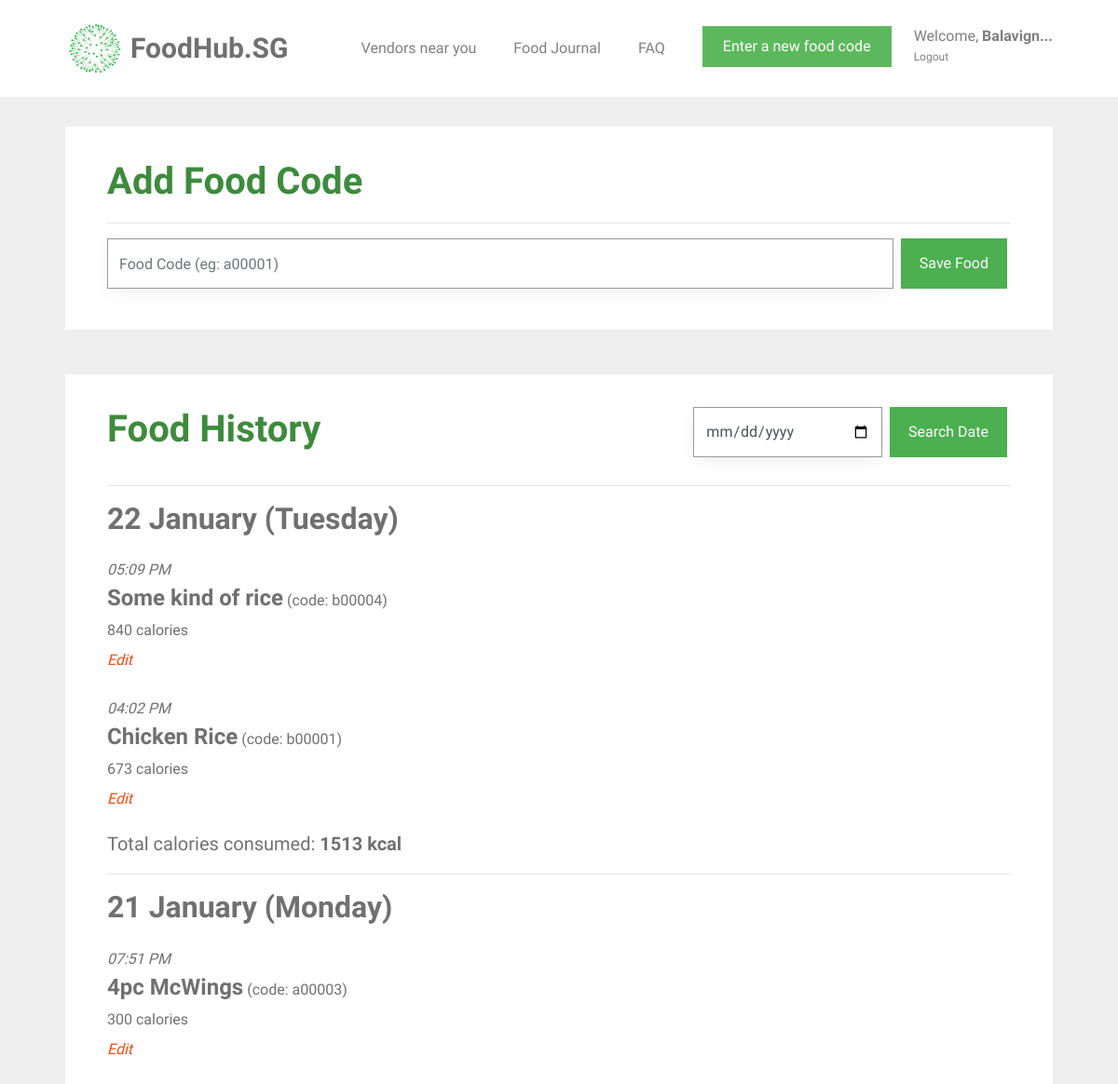
Page /food_journal (signed in, upper part) on the earlier database version.
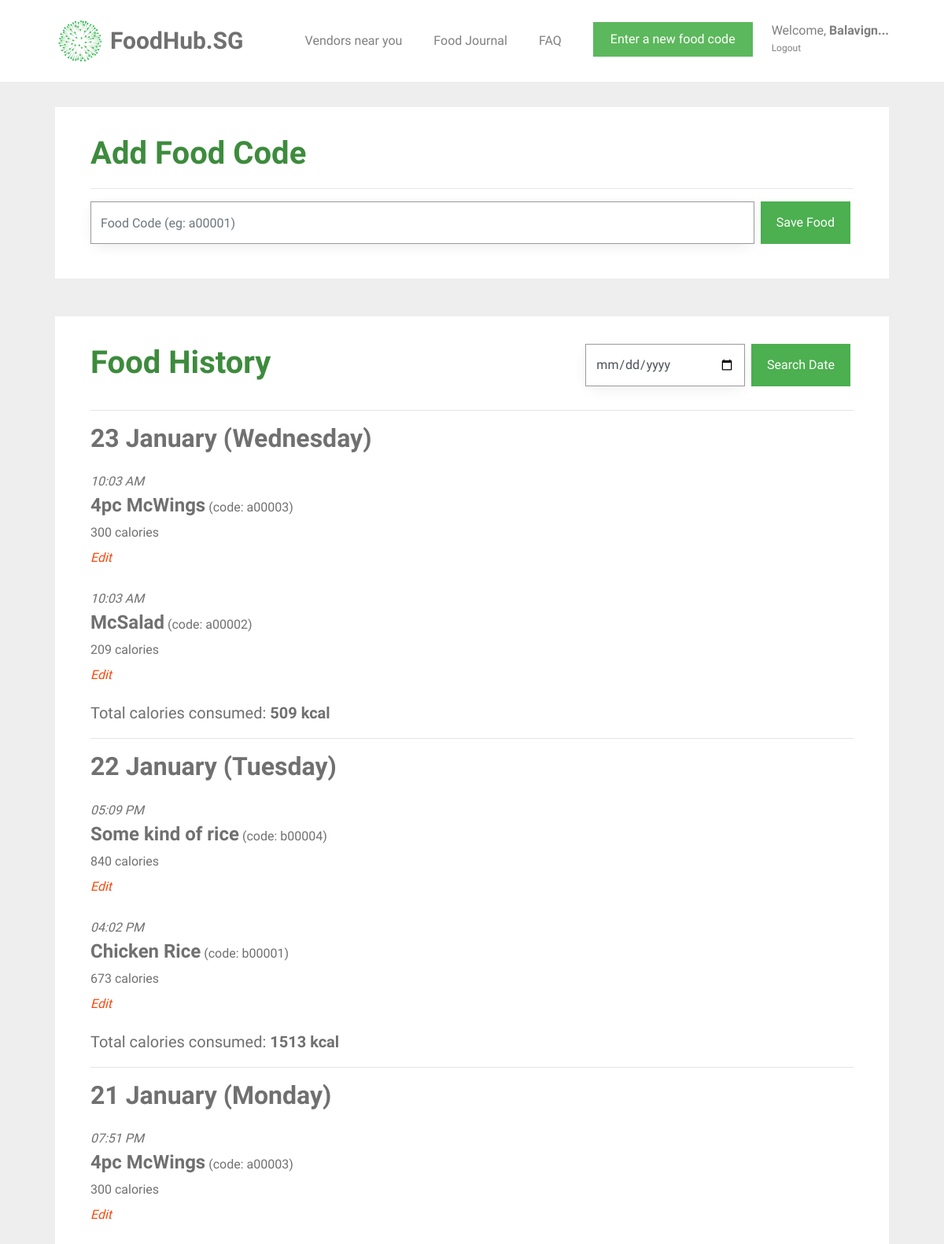
Same page on the later database version.
### tables this page shows
CREATE TABLE food_entry (
  id INTEGER PRIMARY KEY AUTOINCREMENT,
  creator_id INTEGER NOT NULL,
  created TIMESTAMP NOT NULL DEFAULT (datetime('now','localtime')),
  food_code VARCHAR(6) NOT NULL,
  food_name TEXT NOT NULL,
  calories INT NOT NULL,
  FOREIGN KEY (creator_id) REFERENCES user (id)
);

### foodhubsg/food.py (the view, shortened to what this page needs)
@bp.route('/food_journal', methods=('GET', 'POST'))
@login_required
def food_journal():
    db = get_db()
    food_items = db.execute(
        'SELECT f.id, creator_id, food_name, created, calories, food_code, email'
        ' FROM food_entry f JOIN user u ON f.creator_id = u.id'
        ' WHERE f.creator_id = ?'
        ' ORDER BY datetime(created) DESC',
        (g.user['id'],),
    ).fetchall()
    users = db.execute(
        'SELECT id, name, email, password, height, weight, location'
        ' FROM user'
        ' WHERE id = ?',
        (g.user['id'],),
    ).fetchall()
    user_info = ProcessUserInfo(food_items, users)
    info = user_info.get_info()
    return render_template('food/food_journal.html', food_items=info["food_items"],
                           food_dates=info["food_dates"], all_dates=info["all_dates"],
                           calories_list=info["calories_list"], name=info["name"],
                           weight=info["weight"], height=info["height"], bmi=info["bmi"],
                           user_average_calories=info["user_average_calories"],
                           number_of_days=info["number_of_days"], food_exists=info["food_exists"],
                           now=datetime.utcnow())

### foodhubsg/auth.py (called while the page is built)
def login_required(view):
    @functools.wraps(view)
    def wrapped_view(**kwargs):
        if g.user is None:
            return redirect(url_for('auth.login'))
        return view(**kwargs)
    return wrapped_view

@bp.before_app_request
def load_logged_in_user():
    user_id = session.get('user_id')
    if user_id is None:
        g.user = None
    else:
        g.user = get_db().execute(
            'SELECT * FROM user WHERE id = ?', (user_id,)
        ).fetchone()

### foodhubsg/classes.py (called while the page is built)
def remove_duplicates(values):
    output = []
    seen = set()
    for value in values:
        if value not in seen:
            output.append(value)
            seen.add(value)
    return output

    def get_area(self):
        return self.__area

### foodhubsg/db.py (called while the page is built)
def get_db():
    if 'db' not in g:
        g.db = sqlite3.connect(
            current_app.config['DATABASE'],
            detect_types=sqlite3.PARSE_DECLTYPES
        )
        g.db.row_factory = sqlite3.Row
    return g.db

### foodhubsg/templates/food/food_journal.html (shortened to what this page needs)
{% extends 'base.html' %}
{% block content %}
<div id="colorlib-container">
    <div class="container">
        <div class="box1">
        <div class="row row-pb-md">
            <div class="col-md-12">
                <form method="post">
                    <header id="summary-header">
                        <h1 class="font_color"><b>Add Food Code</b></h1>
                        <hr>
                    </header>
                    <div class="input-group">
                        <input name="code" id="code" class="form-control" value="{{ request.form['code'] }}" placeholder="Food Code (eg: a00001)" required>
                        <span class="input-group-btn">
                            <input type="submit" name="action" value="Save Food" class="btn btn-primary" style="background-color: #4CAF50; height: 54px; margin-left: 0.5em;">
                        </span>
                    </div>
                </form>
            </div>
        </div>
        </div>
        <div class="box1">
        <div class="row row-pb-md">
            <div class="col-md-12">
                <form method="post">
                    <header id="summary-header">
                        <div class="input-group">
                            <h1 class="font_color"><b>Food History</b></h1>
                            <input type="date" name="search-date" id="search-date" class="form-control" style="margin-left: 25em;" min="2005-01-01" max="2030-12-31" required>
                            <span class="input-group-btn">
                                <input type="submit" name="action" value="Search Date" class="btn btn-primary" style="background-color: #4CAF50; height: 54px; margin-left: 0.5em;">
                            </span>
                        </div>
                        <hr>
                    </header>
                </form>
                {% if food_exists == 0 %}
                    <article class="food-journal">
                        <header>
                            <div class="food-subsection">
                                <h4><b>No food added to list</b></h4>
                            </div>
                        </header>
                    </article>
                {% else %}
                    <div id="accordion">
                    {% for date in food_dates %}
                        {% set example_food = date[0] %}
                        {% if now.strftime('%Y') == example_food['created'].strftime('%Y') %}
                            {% set example_date = example_food['created'].strftime('%d %B (%A)') %}
                        {% else %}
                            {% set example_date = example_food['created'].strftime('%d %B %Y (%A)') %}
                        {% endif %}
                        <h2> <b>{{ example_date }}</b> </h2>
                        {% for food in date %}
                            <article class="food-journal">
                                <header>
                                    <div class="food-subsection">
                                        <div id="time-created"> <i>{{ food['created'].strftime('%I:%M %p') }}</i> </div>
                                        <h4 style="margin-bottom: 0; display: inline"><b>{{ food['food_name'] }}</b></h4>
                                        <p style="display: inline">(code: {{ food['food_code'] }})</p>
                                        <p>
                                        {{ food['calories'] }} calories <br>
                                        <a class="action" href="{{ url_for('food.edit_food', id = food['id']) }}"><i>Edit</i></a>
                                        </p>
                                    </div>
                                </header>
                            </article>
                        {% endfor %}
                        <h5>Total calories consumed: <b> {{ calories_list[loop.index - 1] }} kcal </b> </h5>
                        <hr>
                    {% endfor %}
                {% endif %}
            </div>
            </div>
        </div>
        </div>
    </div>
{% endblock %}

### foodhubsg/templates/base.html (shortened to what this page needs)
<!doctype html>
<link rel="stylesheet" href="https://cdnjs.cloudflare.com/ajax/libs/font-awesome/4.7.0/css/font-awesome.min.css">
<link rel="stylesheet" href="https://stackpath.bootstrapcdn.com/bootstrap/4.1.3/css/bootstrap.min.css">
<link rel="stylesheet" href="../static/css/animate.css">
<link rel="stylesheet" href="../static/css/icomoon.css">
<link rel="stylesheet" href="../static/css/magnific-popup.css">
<link rel="stylesheet" href="../static/css/flexslider.css">
<link rel="stylesheet" href="../static/css/owl.carousel.min.css">
<link rel="stylesheet" href="../static/css/owl.theme.default.min.css">
<link rel="stylesheet" href="../static/css/style.css">
    {% block navbar %}
        <nav class="navbar navbar-light bg-white">
            <div class="container">
                <a class="navbar-brand" href="{{ url_for('index') }}">
                    <img src="../static/images/healthhub-logo.png" width="65px" height="60px" class="d-inline-block align-top" alt="FoodHub.SG Logo">
                    <span id="webname">FoodHub.SG</span>
                </a>
                {% if g.user %}
                    <ul class="navbar-nav ml-auto">
                        <li class="nav-item">
                            <a class="nav-link" href="{{ url_for('vendors.vendors') }}">Vendors near you</a>
                        </li>
                        <li class="nav-item">
                            <a class="nav-link" href="{{ url_for('food.food_journal') }}">Food Journal</a>
                        </li>
                        <li class="nav-item">
                            <a class="nav-link" href="{{ url_for('user.faq') }}">FAQ</a>
                        </li>
                        <li class="nav-item">
                            <a href="{{ url_for('food.food_journal') }}"><button type="button" class="btn btn-success">Enter a new food code</button></a>
                        </li>
                        <li class="nav-item settings nav-link">
                            <a class="nav-link" id="settings-link" href="{{ url_for('user.user_settings')}}">
                                Welcome, <span id="nav-name">{{ g.user['name'] }}!</span>
                            </a>
                            <a class="nav-link" id="logout-link" href="{{ url_for('auth.logout') }}">
                                Logout
                            </a>
                        </li>
                    </ul>
                {% endif %}
                {% endblock %}
            </div>
        </nav>
<section class="content">
    {% block content %}{% endblock %}
</section>

### foodhubsg/static/css/style.css (style rules this page uses)
.font_color { color: #3d8b3d; }
a { color: #F6490D; -webkit-transition: 0.5s; -o-transition: 0.5s; transition: 0.5s; }
p { margin-bottom: 20px; }
h1, h2, h3, h4, h5, h6, figure { color: #707070; font-weight: 400; margin: 0 0 20px 0; }
#colorlib-container, #colorlib-instagram, #colorlib-about, #colorlib-contact, #colorlib-footer { padding: 2em 0; clear: both; }
.content { display: block; }
.form-control { -webkit-box-shadow: none; -moz-box-shadow: none; -ms-box-shadow: none; -o-box-shadow: none; box-shadow: none; border: none; font-size: 16px !important; font-weight: 300; -webkit-border-radius: 0px; -moz-border-radius: 0px; -ms-border-radius: 0px; border-radius: 0px; }
.btn { margin-right: 4px; margin-bottom: 4px; font-size: 16px; font-weight: 400; -webkit-border-radius: 30px; -moz-border-radius: 30px; -ms-border-radius: 30px; border-radius: 30px; -webkit-transition: 0.5s; -o-transition: 0.5s; transition: 0.5s; padding: 8px 20px; }
.btn-primary { background: #F6490D; color: #fff; }
.btn-success { background: #5cb85c; color: #fff; border: 2px solid #5cb85c; }
.form-control { -webkit-box-shadow: none; box-shadow: none; background: transparent; border: 1px solid rgba(0, 0, 0, 0.1); height: 54px; font-size: 18px; font-weight: 300; }
.row-pb-md { padding: 2em !important; }
.btn-primary { border-radius: 0; border-width: 0; }
.btn { border-radius: 0; }
.food-subsection { margin: 0.7em 0 1.0em 0; }
.form-control { border-width: 0.2px; border-color: #999999; box-shadow: 0 5px 20px -5px rgba(0,0,0,0.1); }
.box1 { background: #ffffff; padding: 0.5em; margin-bottom: 3em; transition: box-shadow 0.5s; }
.row.row-pb-md { margin: -5px -10px 0 -10px; }
.container { padding-right: 2.5em; padding-left: 2.5em; }
#nav-name { font-weight: bold; }
#search-date { width: 10em; }
.navbar-nav { flex-direction: row; }
.nav-item { padding: 10px 10px 10px 10px; margin: 10px; }
.navbar-nav > .settings { position: relative; display: block; margin-right: 0; padding-right: 0; margin-left: 0; padding-left: 0; color: #4CAF50; }
.settings > .nav-link { line-height: 22px; padding: 0; }
#logout-link { font-size: 12px; }
#webname { color: #707070; font-weight: bold; font-size: 30px; }
.bg-white { background-color: white; }

Differences in the rows shown:
added food_entry: example_date "23 January (Wednesday)", created "10:03 AM", food_name "4pc McWings", food_code "a00003", calories "300", calories_list "509"
added food_entry: created "10:03 AM", food_name "McSalad", food_code "a00002", calories "209", shown under "23 January (Wednesday)"
